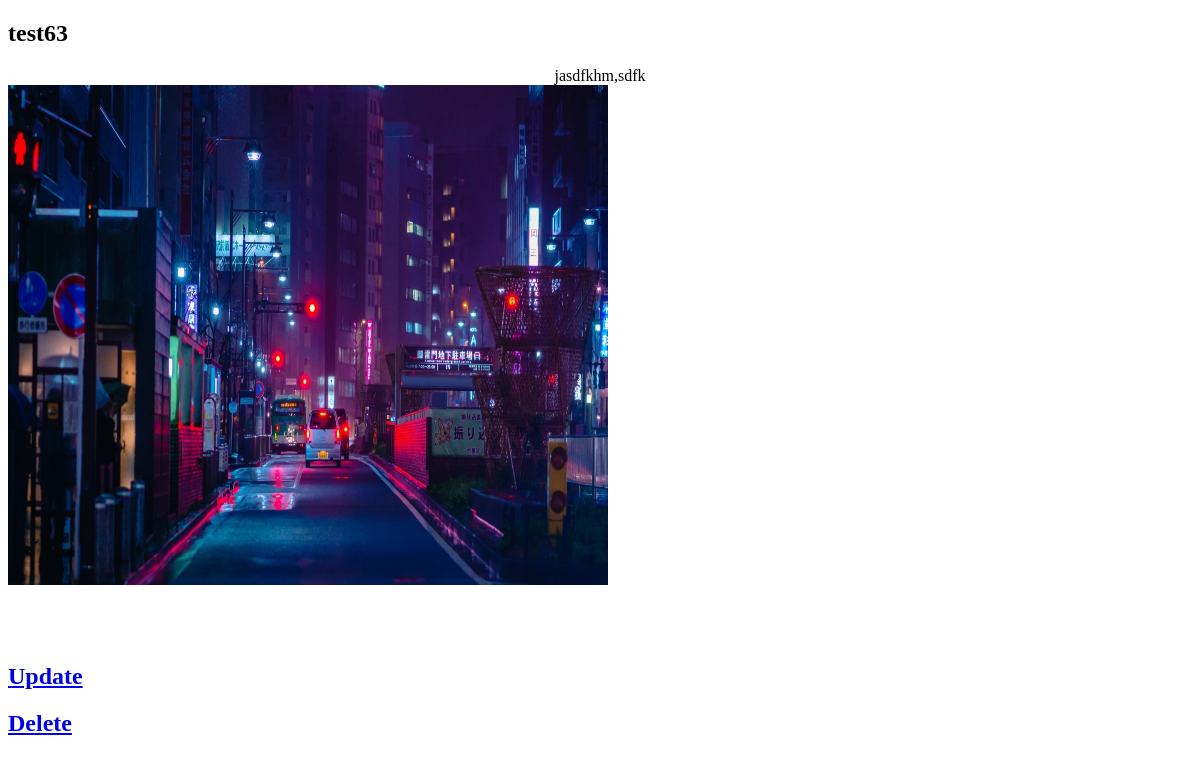
The app's page /1/, older data.
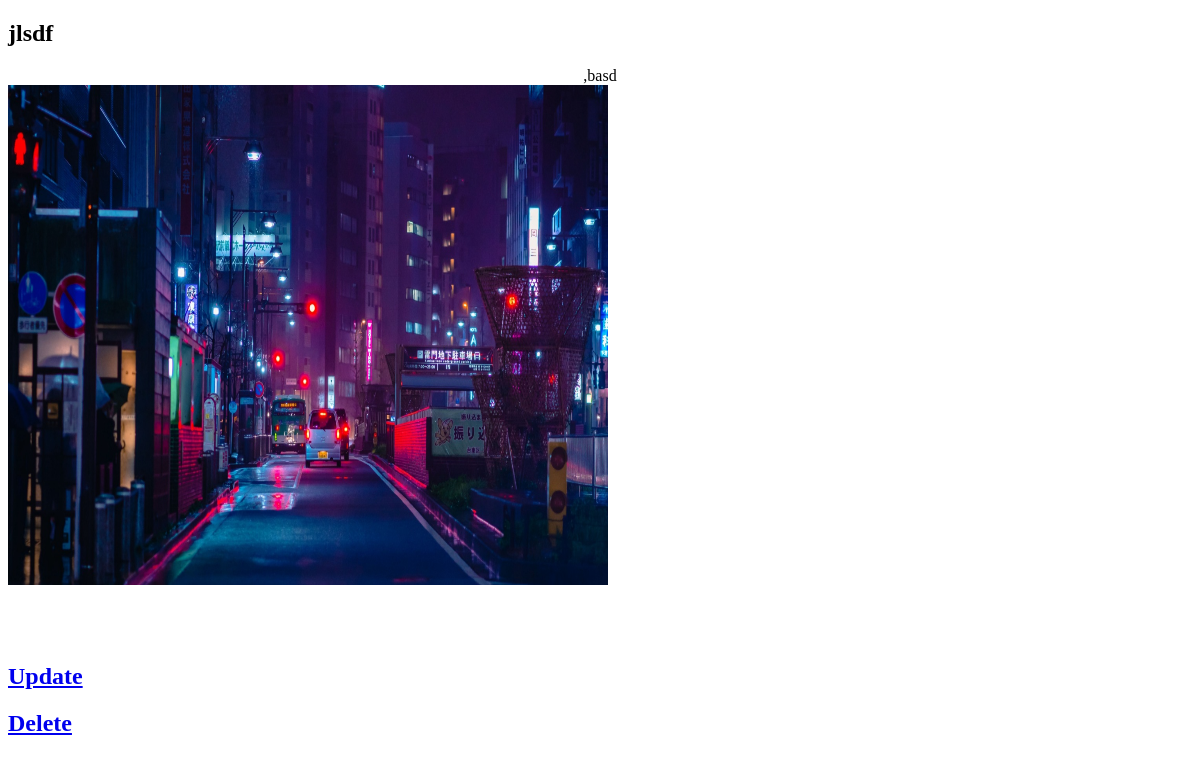
The same page, newer data.
### book/models.py (models this page shows, shortened)
class Book(models.Model):
    title = models.CharField(max_length=255)
    description = models.TextField()
    created_date = models.DateTimeField(auto_now_add=True)
    update_date = models.DateTimeField(auto_now=True)
    image = models.FileField(upload_to="book_images/", null=True)
    author = models.CharField(max_length=100)

### book/views.py (the view)
# urls.py: path('<int:id>/', views.BookDetailView.as_view(), name='book-detail'),
class BookDetailView(DetailView):
    template_name = 'book_detail.html'
    def get_object(self, **kwargs):
        id_ = self.kwargs.get("id")
        return get_object_or_404(models.Book, id=id_)

### templates/book_detail.html (shortened to what this page needs)
<!DOCTYPE html>
<html lang="en">
<head>
</head>
<body>
<div>
    <h2>{{ object.title }}</h2>
    <center>{{ object.description }}</center>
    <img src="{{ object.image.url }}" style="width: 600px; height: 500px" alt="">
    <br><br><br><br>
    <h2><a href="/{{ object.pk }}/update/">Update</a></h2>
    <h2><a href="/{{ object.pk }}/delete/">Delete</a></h2>
</div>
</body>
</html>

Row changes from the older to the newer data that the page shows:
changed Book: title "test63" → "jlsdf"; description "jasdfkhm,sdfk" → ",basd"
